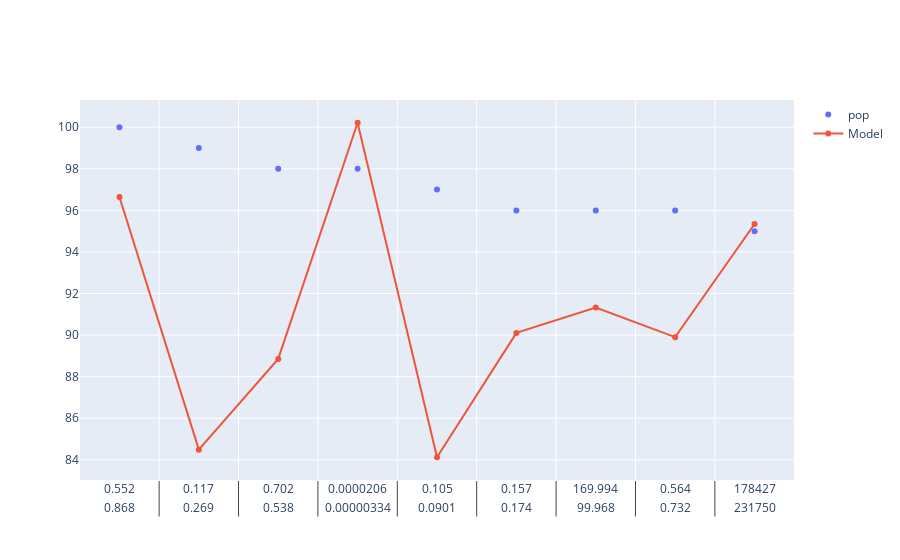

Notebook cell for this chart:
### Code cell
fig.add_scatter(x=X,y=results.fittedvalues,name="Model")

### Figure 1 — Plotly figure (JSON) as saved in the notebook; plotly's stock layout.template omitted (floating-point values rounded to 4 significant figures; data arrays with more than 128 entries replaced by an {"elided": "..."} marker saying what was removed)
{"data": [{"mode": "markers", "name": "pop", "type": "scatter", "x": {"elided": "50x9 float values"}, "y": [100, 99, 98, 98, 97, 96, 96, 96, 95, 94, 94, 94, 94, 94, 94, 94, 93, 93, 93, 93, 93, 92, 92, 92, 92, 91, 91, 91, 91, 91, 91, 90, 90, 90, 89, 89, 88, 87, 87, 87, 87, 87, 87, 86, 85, 85, 82, 82, 81, 75]}, {"name": "Model", "type": "scatter", "x": {"elided": "50x9 float values"}, "y": [96.64, 84.49, 88.86, 100.2, 84.12, 90.1, 91.33, 89.9, 95.35, 95.3, 95.85, 102.0, 91.52, 89.95, 68.89, 100.2, 81.43, 96.11, 95.72, 98.58, 81.07, 93.52, 106.8, 91.02, 94.98, 81.83, 95.16, 96.29, 82.22, 78.23, 91.43, 98.62, 95.16, 85.94, 102.0, 83.1, 90.38, 88.88, 81.21, 78.11, 88.3, 83.04, 89.03, 86.11, 90.81, 91.26, 89.89, 96.08, 85.14, 88.16]}], "layout": {}}
